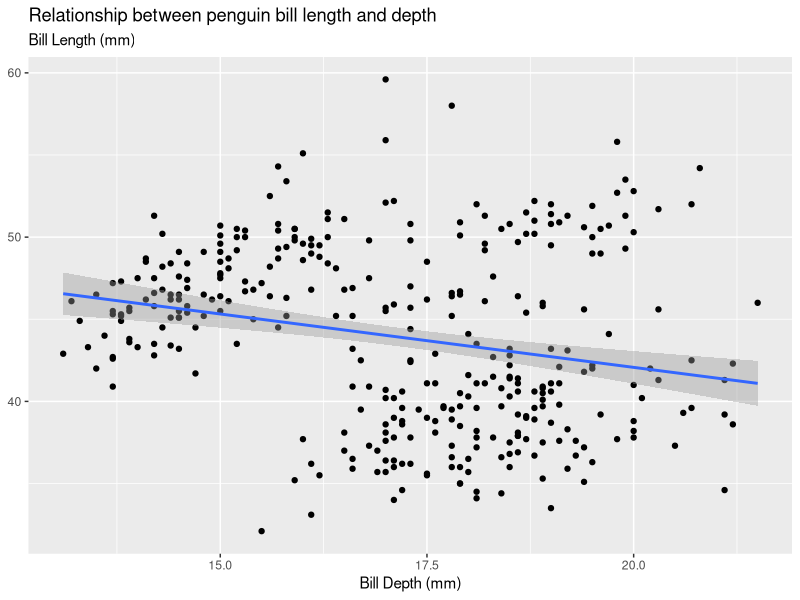

Source code (R):
## ---- chunk 1
#| label: setup
#| echo: false
#| message: false

library(knitr)
library(broom)
library(tidyverse)
library(palmerpenguins)
## ---- chunk 2
head(penguins) |> 
  kable()
## ---- chunk 3
#| message: false
#| warning: false
penguins |>
  ggplot(aes(x = bill_depth_mm, 
             y = bill_length_mm
             )
         ) +
  geom_point() +
  geom_smooth(method = "lm") + 
  labs(x = "Bill Depth (mm)",
       subtitle = "Bill Length (mm)",
       title = "Relationship between penguin bill length and depth"
       ) +
  theme(axis.title.y = element_blank())
## ---- chunk 4
my_model <- lm(bill_length_mm ~ bill_depth_mm, 
               data = penguins)
## ---- chunk 5
my_model
## ---- chunk 6
summary(my_model)
## ---- chunk 7
library(broom)

broom::tidy(my_model) |> 
  kable()
## ---- chunk 8
broom::glance(my_model) |> 
  kable()
